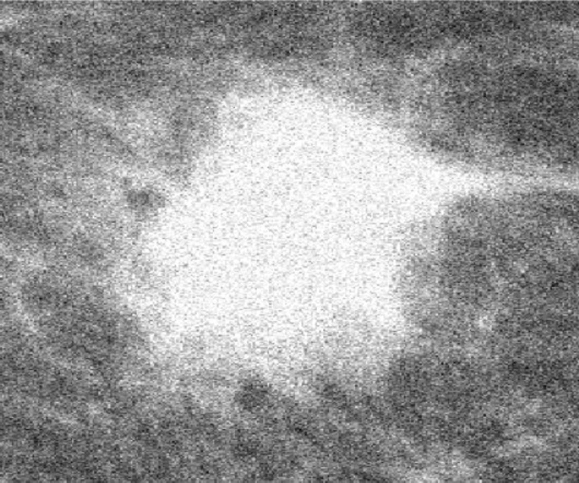
#> input picture Preprocessing/images/tumorLargeFile.jpg, 1158 x 965 px (shown at 1/2 size)
$ jupyter execute Example_9.ipynb
#> lines starting #> are read from the running program, lines starting #| are printed output that depends on the picture
# Comparing Compression Techniques

[cell 1]
import cv2
import matplotlib.pyplot as plt
from skimage.metrics import structural_similarity as ssim

The variable tumor_large_ contains the original image. The variable tumor_reduced contains the image that was compressed with block processing.

[cell 2]
tumor_large = cv2.imread("./images/tumorLargeFile.jpg", cv2.IMREAD_GRAYSCALE)
#> tumor_large is the input picture: shape (965, 1158); min 0, max 255, mean 153.3
tumor_reduced = cv2.imread("./images/tumorReducedFile.jpg", cv2.IMREAD_GRAYSCALE)
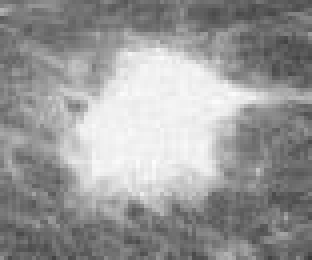
#> input picture Preprocessing/images/tumorReducedFile.jpg, 78 x 65 px (shown 4 times larger)
#> tumor_reduced is the input picture: shape (65, 78); min 59, max 253, mean 152.8
print("Large shape:", tumor_large.shape)
#| Large shape: (965, 1158)
print("Reduced shape:", tumor_reduced.shape)
#| Reduced shape: (65, 78)

fig, axs = plt.subplots(1, 2, figsize=(10, 5))
axs[0].imshow(tumor_large, cmap='gray')
axs[0].set_title('Large image')
axs[0].axis("off")
axs[1].imshow(tumor_reduced, cmap='gray')
axs[1].set_title('Reduced image')
axs[1].axis("off")
plt.show()
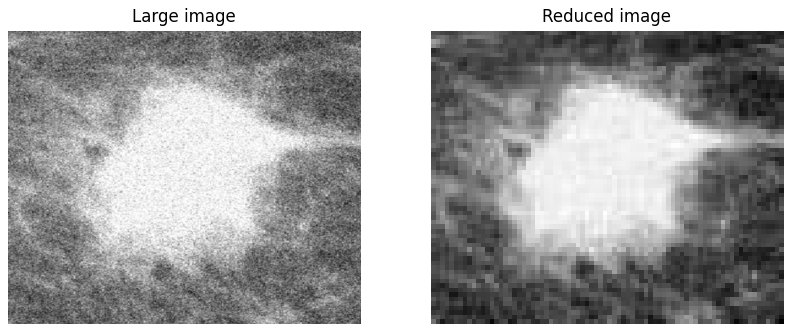
#> figure drawn by matplotlib, 2 panels

Resize reduced image to large size

[cell 3]
tumor_restored = cv2.resize(tumor_reduced, [tumor_large.shape[1], tumor_large.shape[0]])
print("Reduced shape:", tumor_reduced.shape)
#| Reduced shape: (65, 78)
print("Restored shape:", tumor_restored.shape)
#| Restored shape: (965, 1158)

fig, axs = plt.subplots(1, 2, figsize=(10, 5))
axs[0].imshow(tumor_reduced, cmap='gray')
axs[0].set_title('Reduced image')
axs[0].axis("off")
axs[1].imshow(tumor_restored, cmap='gray')
axs[1].set_title('Restored image')
axs[1].axis("off")
plt.show()
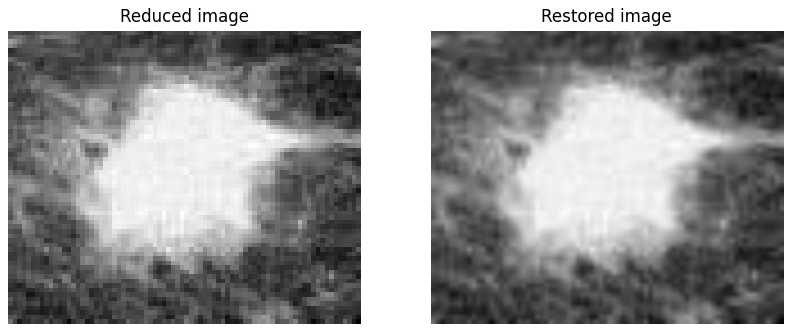
#> figure drawn by matplotlib, 2 panels

Compress and restore image with cv2.resize function

[cell 4]
tumor_compressed_restored = cv2.resize(tumor_large, [tumor_reduced.shape[1], tumor_reduced.shape[0]])
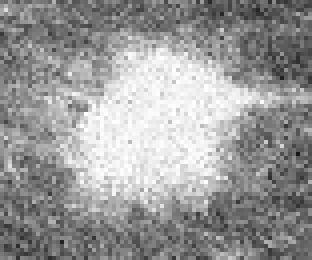
#> tumor_compressed_restored: shape (65, 78) (shown 4 times larger); min 22, max 255, mean 153.1
tumor_compressed_restored = cv2.resize(tumor_compressed_restored, [tumor_large.shape[1], tumor_large.shape[0]])
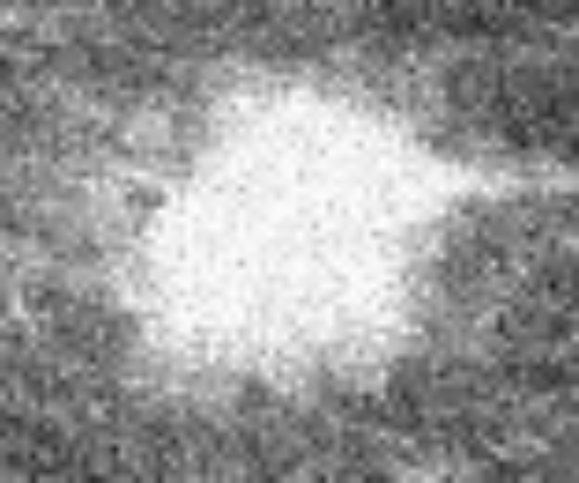
#> tumor_compressed_restored: shape (965, 1158) (shown at 1/2 size); min 25, max 255, mean 152.9
print("Large shape:", tumor_large.shape)
#| Large shape: (965, 1158)
print("Compressed-Restored shape:", tumor_compressed_restored.shape)
#| Compressed-Restored shape: (965, 1158)

fig, axs = plt.subplots(1, 2, figsize=(10, 5))
axs[0].imshow(tumor_large, cmap='gray')
axs[0].set_title('Large image')
axs[0].axis("off")
axs[1].imshow(tumor_compressed_restored, cmap='gray')
axs[1].set_title('Compressed-Restored image')
axs[1].axis("off")
plt.show()

The peak signal-to-noise ratio of an image with respect to a reference can be used to compare compression techniques. The higher the value, the better the quality.

[cell 5]
psnr_restored = cv2.PSNR(tumor_restored, tumor_large)
#> psnr_restored = 21.68
psnr_compressed_restored = cv2.PSNR(tumor_compressed_restored, tumor_large)
#> psnr_compressed_restored = 21.13

print(f"PSNR from restored image: {psnr_restored:.2f}")
#| PSNR from restored image: 21.68
print(f"PSNR from compressed-restored image: {psnr_compressed_restored:.2f}")
#| PSNR from compressed-restored image: 21.13

PSNR looks only at intensity difference. There are other full-reference metrics that attempt to determine if qualities of the image are preserved. For instance, the structural similarity (SSIM) index can better reflect how well structures (e.g. edges and corners) are preserved. The SSIM index is between 0 and 1, with higher numbers representing better quality.

[cell 6]
ssim_restored = ssim(tumor_restored, tumor_large)
#> ssim_restored = 0.256
ssim_compressed_restored = ssim(tumor_compressed_restored, tumor_large)
#> ssim_compressed_restored = 0.277

print(f"SSIM from restored image: {ssim_restored:.2f}")
#| SSIM from restored image: 0.26
print(f"SSIM from compressed-restored image: {ssim_compressed_restored:.2f}")
#| SSIM from compressed-restored image: 0.28
